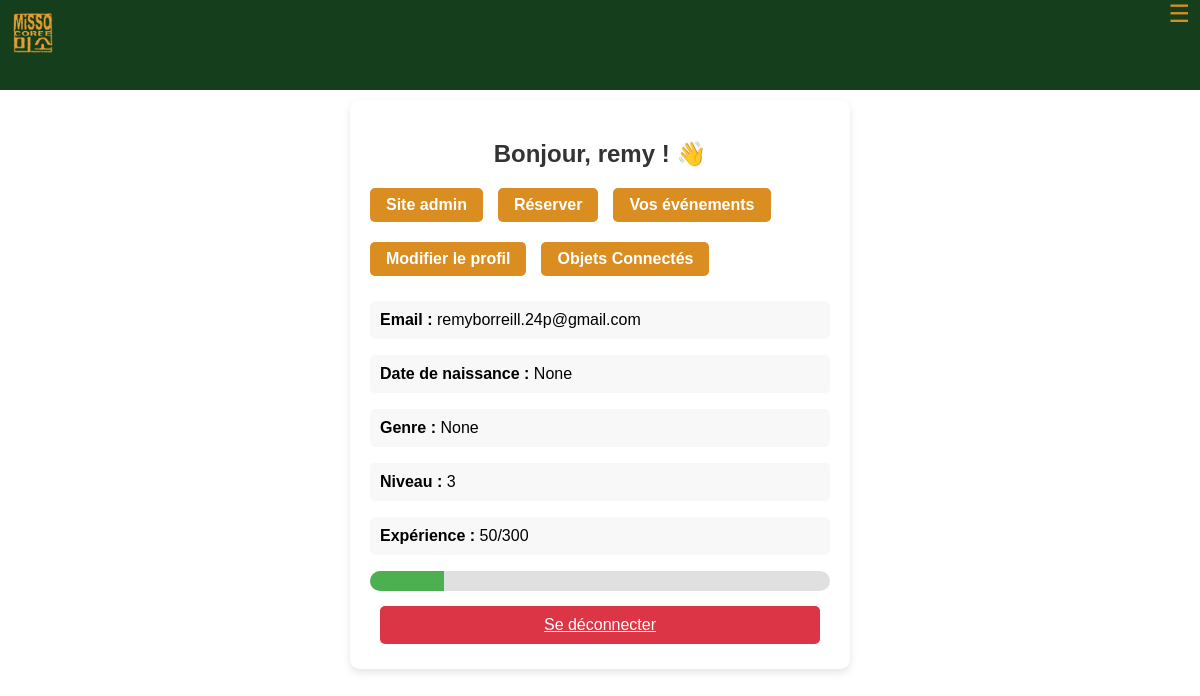
Screenshot of /user/profil/ (signed in) with the database file from the repository.
### utilisateurs/models.py (models this page shows, shortened)
class Utilisateur(AbstractUser):
    email = models.EmailField(unique=True)  # Empêche les doublons
    date_de_naissance = models.DateField(null=True, blank=True)
    GENRE_CHOIX = [
        ('H', 'Homme'),
        ('F', 'Femme'),
        ('A', 'Autre'),
    ]
    genre = models.CharField(max_length=1, choices=GENRE_CHOIX, null=True, blank=True)
    niveau = models.PositiveIntegerField(default=1)  # Niveau de l'utilisateur
    experience = models.PositiveIntegerField(default=0)  # Points d'expérience de l'utilisateur

### utilisateurs/views.py (the view)
# urls.py: path('profil/', profil, name='profil'),
@login_required
def profil(request):
    user = request.user
    experience_necessaire = user.niveau * 100  # Calcul de l'expérience nécessaire
    progression = int((user.experience / experience_necessaire) * 100)  # Calcul en pourcentage
    return render(request, "utilisateurs/profil.html", {
        "user": user,
        "experience_necessaire": experience_necessaire,
        "progression": progression,
    })

### utilisateurs/templates/utilisateurs/profil.html (shortened to what this page needs)
<!DOCTYPE html>
<html lang="fr">
<head>
    {% load static %}
    <link rel="stylesheet" href="{% static 'utilisateurs/style.css' %}">
    <link rel="stylesheet" href="{% static 'utilisateurs/navigation.css' %}">
</head>
 <header>
    <nav>
        <div class="logo">
            <a href="{% url 'page_view' 'accueil' %}#accueil">
              <img class="mini_logo" src="{% static 'restaurant/img/logo_jaune.png' %}" alt="MiSSO"/>
            </a>
        </div>
            <span onclick="show()"  class="nav-menu-icon" id="nav-menu-icon">☰ </span>
    </nav>
</header>
<body>
    <div class="container">
        <h2>Bonjour, {{ user.username }} ! 👋</h2>
        <div class="button-group">
            {%if user.is_staff%}
            <a href="{% url 'admin:index' %}" class="btns">Site admin</a>
            {%endif%}
            <a href="{% url 'reservation' %}" class="btns">Réserver</a>
            <a href="{% url 'vos_evenements' %}" class="btns">Vos événements</a>
            <a href="{% url 'modifier_profil' %}" class="btns">Modifier le profil</a>
            <a href="{% url 'liste_objets' %}" class="btns">Objets Connectés</a>
        </div>
        <div class="profile-info">
            <p><strong>Email :</strong> {{ user.email }}</p>
            <p><strong>Date de naissance :</strong> {{ user.date_de_naissance }}</p>
            <p><strong>Genre :</strong> {{ user.get_genre_display }}</p>
            <p><strong>Niveau :</strong> {{ user.niveau }}</p>
            <p><strong>Expérience :</strong> {{ user.experience }}/{{ experience_necessaire }}</p>
            <div class="experience-bar">
                <div class="experience-fill" style="width: {{ progression }}%;"></div>
            </div>
        </div>
        <a href="{% url 'deconnexion' %}" class="btn logout-btn">Se déconnecter</a>
    </div>
</body>
</html>

### utilisateurs/static/utilisateurs/style.css (style rules this page uses)
body { font-family: Arial, sans-serif; height: 100vh; margin: 0; }
.container { place-self: center; background: white; padding: 20px; border-radius: 8px; box-shadow: 0px 0px 10px rgba(0, 0, 0, 0.1); max-width: 500px; width: 100%; text-align: center; overflow-x: hidden; overflow-y: auto; max-height: 90vh; }
h2 { margin-bottom: 20px; color: #333; }
.btn { background-color: #007BFF; color: white; border: none; padding: 10px; border-radius: 5px; cursor: pointer; font-size: 16px; transition: background 0.3s; width: 100%; width: calc(100% - 20px); margin: 5px 0; }
.profile-info { text-align: left; margin-top: 20px; }
.profile-info p { background: #f8f8f8; padding: 10px; border-radius: 5px; }
.logout-btn { display: inline-block; margin-top: 15px; background-color: #dc3545; }
.container { max-width: 500px; margin: auto; padding: 20px; background: #fff; border-radius: 10px; box-shadow: 0 4px 8px rgba(0, 0, 0, 0.1); text-align: center; }
h2 { color: #333; }
.experience-bar { width: 100%; height: 20px; background-color: #e0e0e0; border-radius: 10px; overflow: hidden; margin-top: 10px; }
.experience-fill { height: 100%; background-color: #4caf50; width: 0%; transition: width 0.3s ease; }
.button-group { display: flex; justify-content: flex-start; gap: 15px; margin-top: 20px; flex-wrap: wrap; }
.btns { padding: 10px 20px; border: none; border-radius: 5px; cursor: pointer; font-weight: bold; background-color: #4caf50; color: white; text-decoration: none; text-align: center; white-space: nowrap; }

### utilisateurs/static/utilisateurs/navigation.css (style rules this page uses)
* { box-sizing: border-box; }
body { margin-top: 100px; }
nav { min-height:40px; max-height:60px; width: 100%; display: flex; justify-content: space-between; align-items: center; flex-wrap: wrap; padding:3%; background: rgb(21, 63, 28); color: rgb(218, 141, 32); position: fixed; top: 0; left: 0; right:0; z-index: 1000; }
nav .logo { display: flex; padding-bottom: 5px; align-items: center; max-height:fit-content; }
nav .mini_logo { width: auto; height: auto; max-width: 5%; max-height: 5%; position:fixed; max-height: 45px; margin-right: 10px; top: 3px ; left: 3px; padding-bottom: 5px; margin: 10px; }
.nav-menu-icon { display: none; font-size: 24px; cursor: pointer; color: rgb(218, 141, 32); }
.btns { background-color: rgb(218, 141, 32); padding: 8px 16px ; margin-bottom: 5px; border-radius: 5px; color: white; text-decoration: none; font-weight: bold; transition: background 0.3s; }
@media (max-width: 1250px) { .mini_logo { width: auto; height: auto; max-width: 30px; max-height: 30px; min-width:20px; min-height:20px; position: absolute; top: 0 ; left: 0; padding-bottom: 5px; } }
@media (max-width: 1250px) { nav .logo { display: flex; align-items: center; max-height:30px; padding-bottom: 5px; } }
@media (max-width: 1250px) { .nav-menu-icon { position: fixed; right:10px; top:0; display: block; padding-bottom: 5px; } }
@media (max-width: 1250px) { nav { min-height :10%; flex-direction: column; align-items: flex-start; margin-bottom:1%; padding-bottom: 5px } }

### rows the page displays
Utilisateur: username "remy", email "remyborreill.24p@gmail.com", date_de_naissance "None", genre "None", niveau "3", experience "50"

### other values shown
{{ experience_necessaire }} "300"
